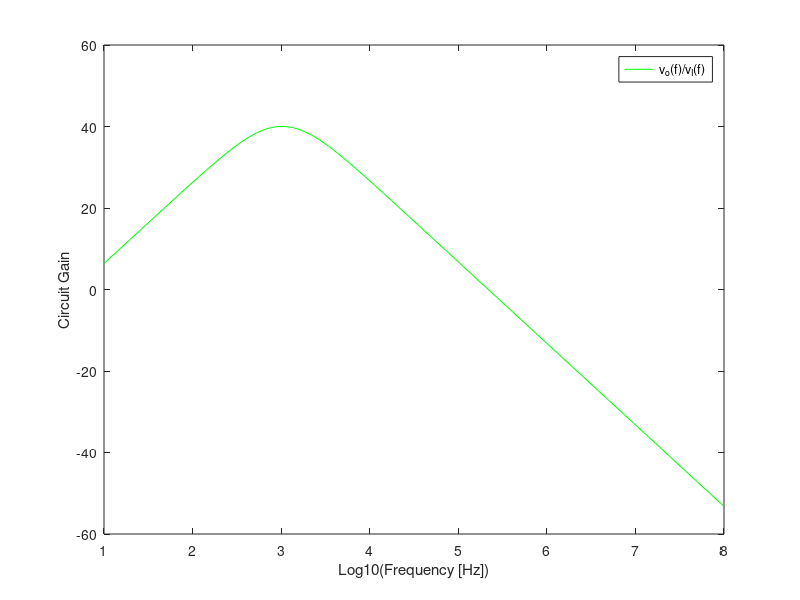
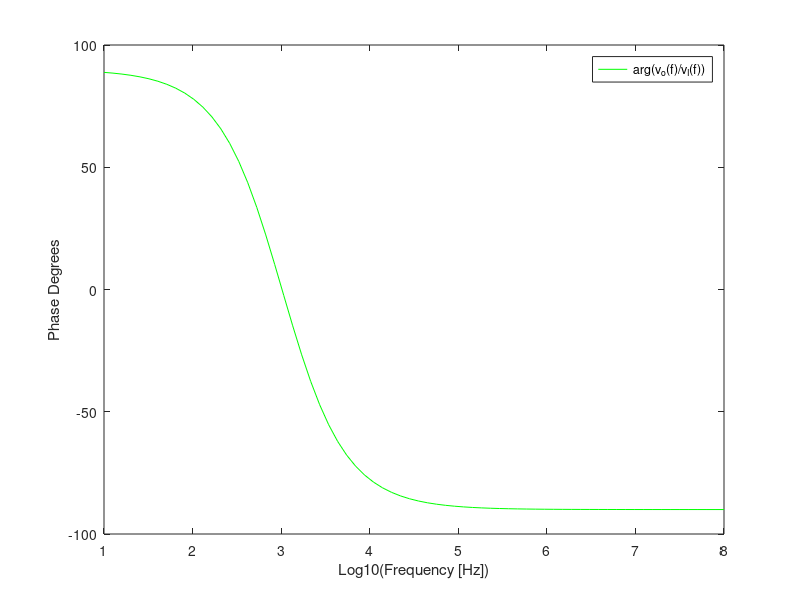

The MATLAB source for these figures, in order:
R1 = 1000;
R2 = 1000;
R3 = 150000;
R4 = 1000;
C1 = 220e-9;
C2 = 110e-9;
i = sqrt(-1);

wL = 1/(R1*C1);
wH = 1/(R2*C2);

if wL>wH
	aux = wL;
	wL = wH;
	wH = aux;
endif

w0 = sqrt(wL*wH);

input_imp = R1 + 1/(i*w0*C1);
output_imp = R2/(1+i*w0*C2*R2);


T_w0 = ((R1*C1*w0*i)/(1+R1*C1*w0*i))*(1/(1+R2*C2*w0*i))*(1+(R3/R4));
Gain_w0 = abs(T_w0);
Gain_w0_dB = 20*log10(Gain_w0);

f = logspace(1,8,70);
w = 2*pi*f;
T = ones(1,length(w));
T_dB = ones(1,length(w));

for k = 1:length(w)
	T(k) = ((R1*C1*w(k)*i)/(1+R1*C1*w(k)*i))*(1/(1+R2*C2*w(k)*i))*(1+(R3/R4))
	T_dB(k) = 20*log10(abs(T(k)));
endfor

phi = (180/pi)*arg(T);

freq_deviation = w0/(2*pi) - 1000;
gain_deviation = Gain_w0_dB - 40;

Cost = R1/1000 + R2/1000 + 3*100 + R4/1000 + (3*220) + 13323;

Merit = 1/(Cost*(abs(freq_deviation) + abs(gain_deviation) + 1e-6));

teorica = figure ();
plot(log10(f),T_dB,"g");
legend("v_o(f)/v_I(f)");

xlabel ("Log10(Frequency [Hz])");
ylabel ("Circuit Gain");

print (teorica, "teoria", "-depsc");

fase = figure ();
plot(log10(f),phi,"g");
legend("arg(v_o(f)/v_I(f))");

xlabel ("Log10(Frequency [Hz])");
ylabel ("Phase Degrees");

print (fase, "fase", "-depsc");

printf ("resultados_TAB\n");
printf ("Central Frequency Deviation = %e Hz \n", freq_deviation);
printf ("Gain Deviation = %e dB \n", gain_deviation);
printf ("Cost = %e MU \n", Cost);
printf ("Merit = %e \n", Merit);
printf ("resultados_END\n\n");

printf ("frequencias_TAB\n");
printf ("Lower Cut Off Frequency = %e rad/s\n", wL);
printf ("Higher Cut Off Frequency = %e rad/s\n", wH);
printf ("Central Frequency = %e rad/s\n", w0);
printf ("frequencias_END\n\n");

printf ("comparacao_TAB\n");
printf ("Gain = %e dB \n", Gain_w0_dB);
printf ("Central Frequency = %e Hz\n", w0/(2*pi));
printf ("Gain Deviation = %e dB \n", gain_deviation);
printf ("Central Frequency Deviation = %e Hz \n", freq_deviation);
printf ("comparacao_END\n\n");

printf ("ganhos_TAB\n");
printf ("Gain = %e \n", Gain_w0);
printf ("Gain = %e dB \n", Gain_w0_dB);
printf ("ganhos_END\n\n");

printf ("impedancias_TAB\n");
printf ("Input Impedance = %e + %ej \n", real(input_imp), imag(input_imp));
printf ("Output Impedance = %e + %ej\n", real(output_imp), imag(output_imp));
printf ("impedancias_END\n\n");

printf ("componentes_TAB\n");
printf ("R1 = %e \n", R1);
printf ("R2 = %e \n", R2);
printf ("R3 = %e \n", R3);
printf ("R4 = %e \n", R4);
printf ("C1 = %e \n", C1);
printf ("C2 = %e \n", C2);
printf ("componentes_END\n\n");
